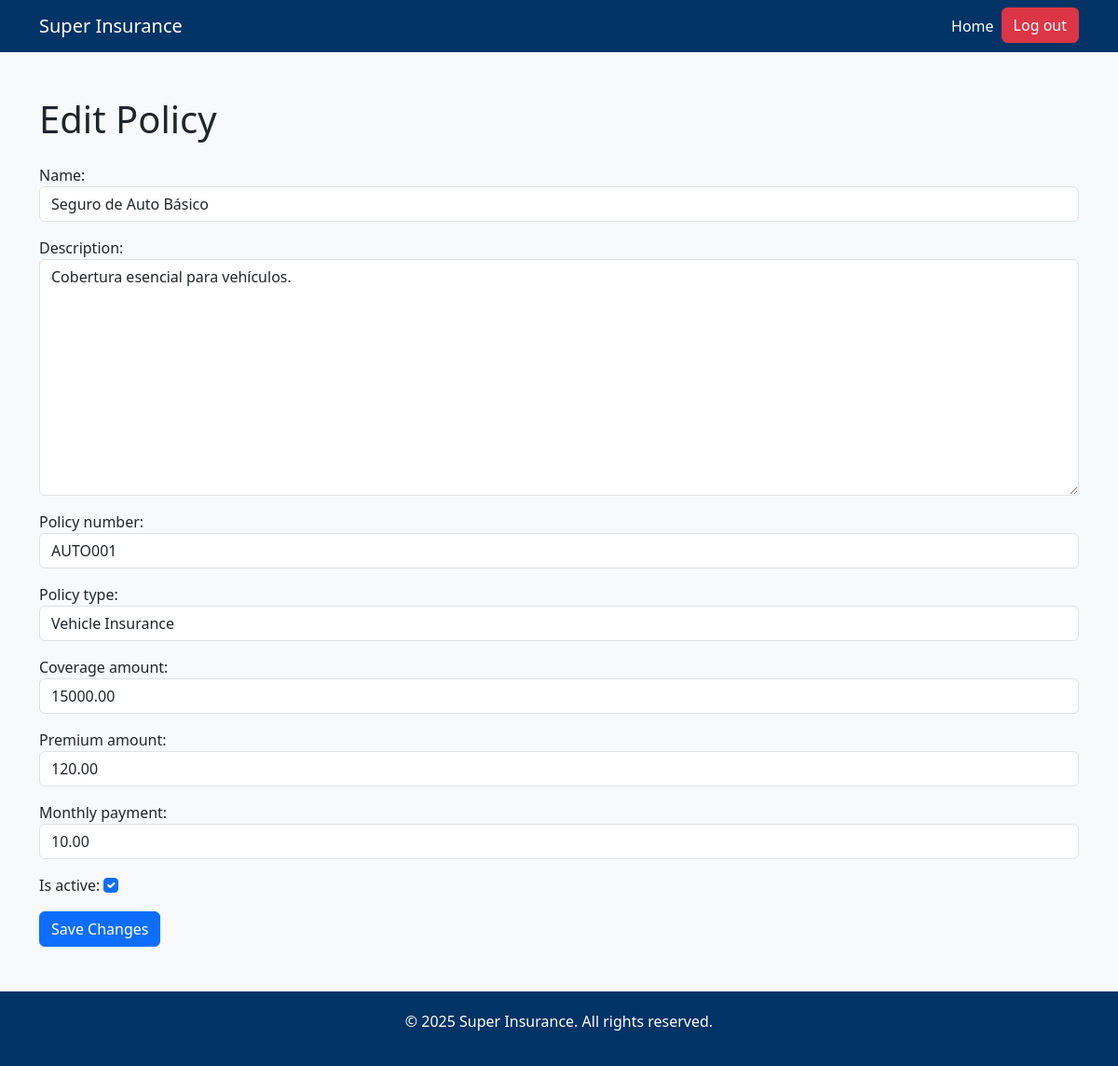
The page /company/edit/1/ (signed in) on the database its author committed.
### client/models.py (models this page shows, shortened)
class Policy(models.Model):
    POLICY_TYPES = [
        ('vehicle', 'Vehicle Insurance'),
        ('property', 'Property Insurance'),
    ]
    name = models.CharField(max_length=100)
    description = models.TextField()
    policy_number = models.CharField(max_length=50, unique=True)
    policy_type = models.CharField(max_length=20, choices=POLICY_TYPES, default='vehicle')
    coverage_amount = models.DecimalField(max_digits=12, decimal_places=2)
    premium_amount = models.DecimalField(max_digits=10, decimal_places=2)
    monthly_payment = models.DecimalField(max_digits=10, decimal_places=2, default=0.0)
    is_active = models.BooleanField(default=True)
    created_at = models.DateTimeField(auto_now_add=True)

### company/views.py (the view)
# urls.py: path('edit/<int:policy_id>/', views.edit_policy, name="edit_policy"),
@login_required
@user_passes_test(is_admin)
def edit_policy(request, policy_id):
    policy = Policy.objects.get(id=policy_id)
    if request.method == 'POST':
        form = PolicyForm(request.POST, instance=policy)
        if form.is_valid():
            form.save()
            return redirect('company:policies')
    else:
        form = PolicyForm(instance=policy)
    return render(request, 'company/edit_policy.html', {'form': form})

### company/forms.py
class PolicyForm(forms.ModelForm):
    class Meta:
        model = Policy
        fields = '__all__'
        widgets = {
            'name': forms.TextInput(attrs={'class': 'form-control'}),
            'description': forms.Textarea(attrs={'class': 'form-control'}),
            'policy_number': forms.TextInput(attrs={'class': 'form-control'}),
            'policy_type': forms.Select(attrs={'class': 'form-control'}),
            'coverage_amount': forms.NumberInput(attrs={'class': 'form-control'}),
            'premium_amount': forms.NumberInput(attrs={'class': 'form-control'}),
            'monthly_payment': forms.NumberInput(attrs={'class': 'form-control'}),
            'is_active': forms.CheckboxInput(attrs={'class': 'form-check-input'}),
        }

### company/views.py (called while the page is built)
def is_admin(user):
    return user.is_superuser

### company/templates/company/edit_policy.html (shortened to what this page needs)
{% extends 'index.html' %}
{% block content %}
<div class="container mt-5">
    <h1 class="mb-4">Edit Policy</h1>
    <form method="post">
        {{ form.as_p }}
        <button type="submit" class="btn btn-primary">Save Changes</button>
    </form>
</div>
{% endblock %}

### templates/index.html (style rules this page uses)
body { background-color: #f8f9fa; display: flex; flex-direction: column; min-height: 100vh; }

### rows shown on the page
Policy: name "Seguro de Auto Básico", description "Cobertura esencial para vehículos.", policy_number "AUTO001", policy_type "Vehicle Insurance", coverage_amount "15000.00", premium_amount "120.00", monthly_payment "10.00", is_active "☑"
